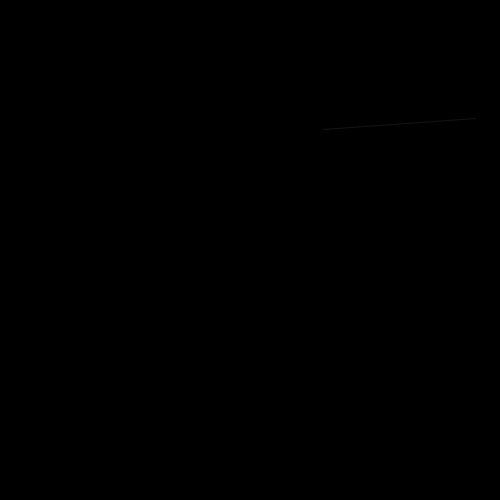
Frame 1 (no input)
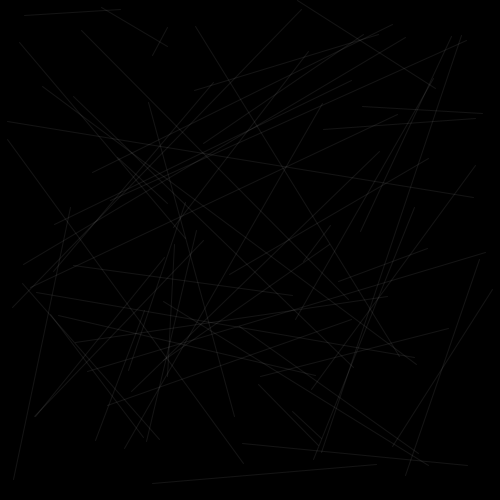
Frame 60 (the mouse pressed at the canvas centre just before this capture)
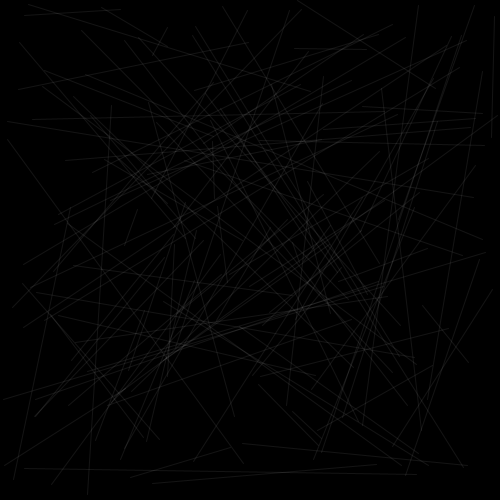
Frame 120 (the mouse held since frame 60 and released just before this capture)

The Processing sketch that drew these frames (run headless with seeded random() and noise(); from frame 60 on, the mouse is pressed at the canvas centre):

// Processing sketch: lineas_al_azar
// ── lineas_al_azar.pde
void setup() {
  size(500, 500);
  background(0); // pinto el fondo una vez de negro
}


void draw() {

  stroke(255, 20); // fijo el color de contorno como blanco con opacidad 20
 // stroke(255, random(255), random(255), 20); // si descomento esta linea las lineas van a tener un color al azar en lugar de ser blancas
  line(random(width), random(height), random(width), random(height)); // dibujo una línea entre dos puntos elegidos al azar entre el ancho total y al alto total de la pantalla
  //la función random() nos devuelve un número al azar entre los dos parámetros que le pasemos entre los paréntesis. si le pasamos un solo parámetro, el valor que devuelve es entre 
  // 0 y ese parámetro. por ejemplo, si llamo  random(5), la función me va a devolver un número al azar entre 0 y 5
  // la variable de sistema width guarda siempre el ancho del lienzo (en este caso, 500) y la variable de sistema height guarda siempre el alto del lienzo (tambien 500)
  
  // este ejemplo dibuja una linea por cuadro, pero como no vuelvo a pintar el fondo, si lo dejo correr empiezo a ver la acumulación de todas las líneas
}
